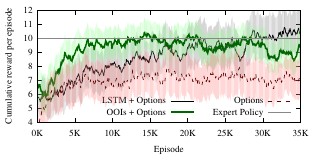

Recreate this plot in gnuplot.
set terminal pdf size 8cm,4cm font "Times, 11"
set output 'plot.pdf'

set xlabel 'Episode'
set ylabel 'Cumulative reward per episode'
set format x "%1.0fK"
set key bottom right maxrows 2
set style fill transparent solid 0.33 noborder

file1 = "<(python ../avg_stats.py 2 next/out*)"
file2 = "<(python ../avg_stats.py 2 nonext/out*)"
file3 = "<(python ../avg_stats.py 2 lstm_options/out*)"

plot [0:35] [4:12] \
    file3 using 1:3:4 with filledcu notitle lc rgb "#888888", file3 using 1:2 with lines title 'LSTM + Options' lc "#000000", \
    file1 using 1:3:4 with filledcu notitle lc rgb "#88ff88", file1 using 1:2 with lines title 'OOIs + Options' lc "#006600" lw 2, \
    file2 using 1:3:4 with filledcu notitle lc rgb "#ff8888", file2 using 1:2 with lines title 'Options' lc "#660000" dt 2, \
    10.0 title "Expert Policy" lc "#888888"
